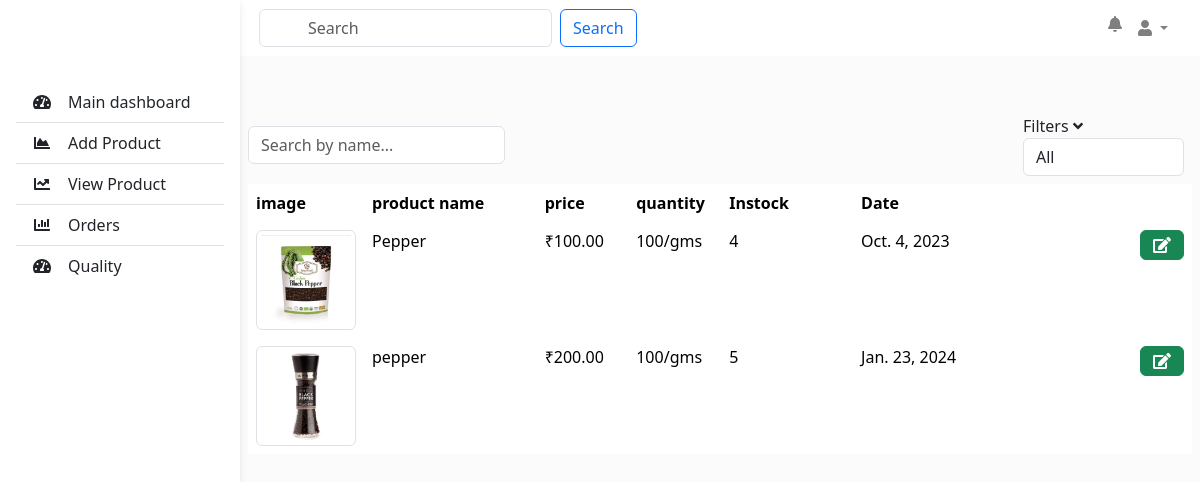
The page /seller_product_listing/ (signed in) on the database as committed earlier.
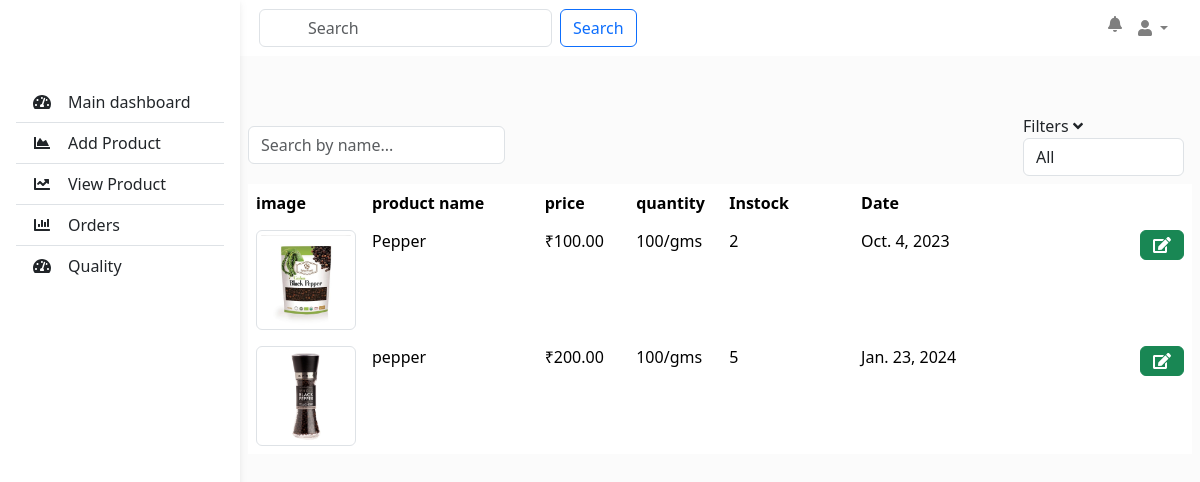
The same page on the database as committed later.
### storeapp/models.py (models this page shows, shortened)
class Product(models.Model):
    product_name = models.CharField(max_length=255,null=True)
    description = models.TextField()
    image = models.ImageField(upload_to='products/', null=True, blank=True)
    quantity_value = models.PositiveIntegerField(default=100,null=True)
    quantity_prefix = models.CharField(max_length=10, choices=[('gms', 'gms'), ('kg', 'kg')], default='gms')
    stock = models.PositiveIntegerField(default=1,null=True)
    price = models.DecimalField(max_digits=10, decimal_places=2,null=True)
    date_added = models.DateField(default=timezone.now)
    brand_name = models.CharField(max_length=255, default="",null=True)
    seller = models.ForeignKey(CustomUser, on_delete=models.CASCADE, null=True, blank=True)
    batch_no=models.CharField(max_length=10,default="",null=True)
    average_rating = models.FloatField(default=0.0)
    STATUS_CHOICES = [
        ('In Stock', 'In Stock'),
        ('Out of Stock', 'Out of Stock'),
    ]
    status = models.CharField(max_length=15, choices=STATUS_CHOICES, default='In Stock')
    category = models.CharField(max_length=100, null=True)
    subcategory = models.CharField(max_length=100, null=True)

### storeapp/views.py (the view)
# urls.py: path('seller_product_listing/', views.seller_product_listing, name='seller_product_listing'),
@login_required(login_url='loginredirect')
def seller_product_listing(request):
    if request.user.is_seller:
        current_seller = request.user
        seller_products = Product.objects.filter(seller=current_seller)
        context = {
            'seller_products': seller_products
        }
        return render(request, 'product_list.html', context)
    else:
        return redirect('seller_register')

### template/product_list.html (shortened to what the changed rows need)
<html>
<head>
<link rel="stylesheet" href="https://maxcdn.bootstrapcdn.com/bootstrap/4.5.2/css/bootstrap.min.css">
        <link href="https://cdn.jsdelivr.net/npm/bootstrap@5.3.2/dist/css/bootstrap.min.css" rel="stylesheet">
        <link rel="stylesheet" href="https://cdn.jsdelivr.net/npm/bootstrap-icons@1.11.1/font/bootstrap-icons.css">
    </head>
  <main style="margin-top: 58px">
    <div class="container mt-5 px-2">
        <div class="table-responsive">
            <table class="table table-responsive table-borderless">
                <thead>
                    <tr class="bg-light">
                        <th scope="col" width="5%">image</th>
                        <th scope="col" width="20%">product name</th>
                        <th scope="col" width="10%">price</th>
                        <th scope="col" width="10%">quantity</th>
                        <th scope="col" width="15%">Instock</th>
                        <th scope="col" width="15%">Date</th>
                        <th scope="col" class="text-end" width="30%"></th>
                    </tr>
                </thead>
                <tbody>
                    {% for product in seller_products %}
                    <tr>
                        <td>
                            <img src="{{ product.image.url }}" alt="{{ product.product_name }}" class="img-thumbnail" style="max-width: 100px;">
                        </td>
                        <td class="product-name">{{ product.product_name }}</td>
                        <td class="price">₹{{ product.price }}</td>
                        <td class="quantity"> {{ product.quantity_value }}/{{product.quantity_prefix}}</td>
                        <td class="stock">{{ product.stock }}</td>
                        <td class="date">{{ product.date_added }}</td>
                        <td class="text-end">
                            <a href={% url "update_product" product.id %}><button type="button" class="btn btn-success"><i class="fas fa-edit"></i></button></a>
                        </td>
                    </tr>
                    {% endfor %}
                </tbody>
            </table>
        </div>
    </div>
</main>
    <link rel="stylesheet" type="text/css" href="https://cdn.datatables.net/1.11.10/css/jquery.dataTables.css">
  </html>

Rows that differ between the two databases and show on the page:
changed Product "Pepper": stock "4" → "2"
